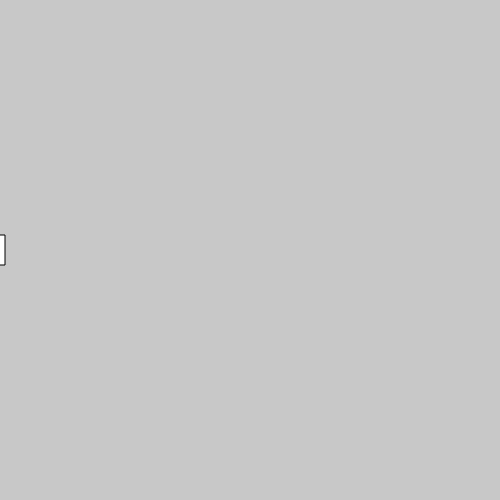
Frame 1 (no input)
Frame 60 (no input): identical to frame 1, image omitted
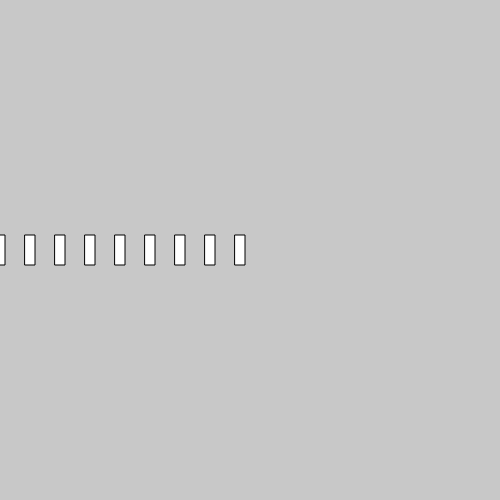
Frame 120 (the mouse pressed at the canvas centre since frame 60)

The p5.js sketch that drew these frames (run headless with seeded random() and noise() and a simulated clock; from frame 60 on, the mouse is pressed at the canvas centre):

// p5.js sketch
// ── sketch.js
var rectX;
var rectSize;

function setup() {
  createCanvas(500, 500);
  rectMode(CENTER);
  rectSize = 30;
}

function draw() {
  background(200);

  rectX = 0; // initialization
  while(rectX <= mouseX) { // boolean experssion
    rect(rectX, height/2, rectSize/3, rectSize);
    rectX = rectX + rectSize; // incremental operation.
  }


}
